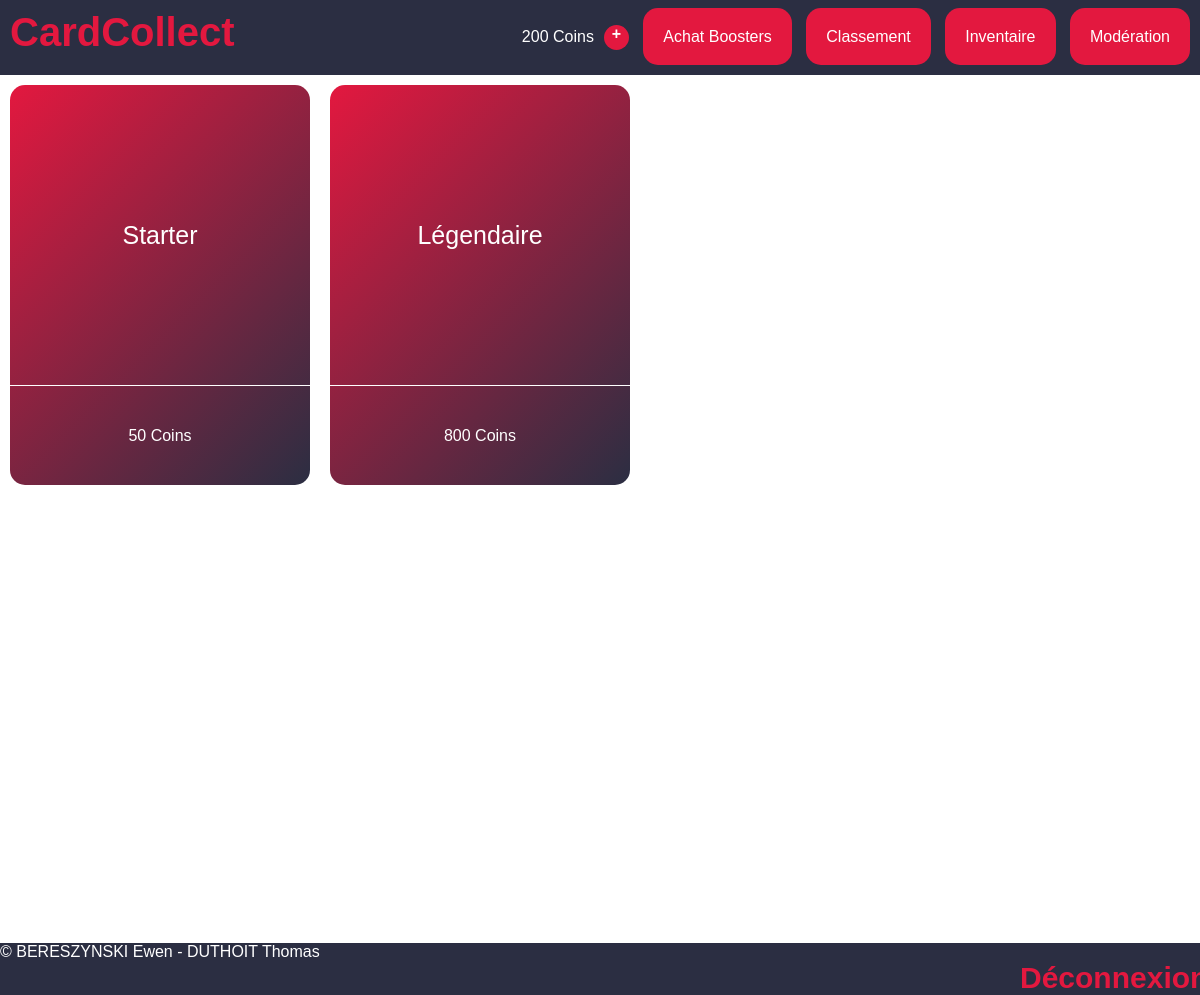
/index.php?view=shop (signed in), run on the app's committed database.
### tables this page shows
CREATE TABLE `Users` (
  `id` int NOT NULL,
  `mail` varchar(100) NOT NULL UNIQUE,
  `pseudo` varchar(20) NOT NULL UNIQUE,
  `pass` varchar(50) NOT NULL,
  `privileges` int NOT NULL DEFAULT '0',
  `allowed` int DEFAULT '1',
  `coins` int DEFAULT '200'
);

CREATE TABLE `Boosters` (
  `id` int NOT NULL,
  `name` varchar(30) NOT NULL,
  `cost` int NOT NULL,
  `nbCommon` int NOT NULL,
  `nbUncommon` int NOT NULL,
  `nbEpic` int NOT NULL,
  `nbLegendary` int NOT NULL,
  `nbRandom` int NOT NULL,
  `inShop` int NOT NULL DEFAULT '1'
);

### libs/maLibUtils.php (called while the page is built, shortened)
<?php
function valider($nom,$type="REQUEST")
{
	switch($type)
	{
		case 'REQUEST':
		if(isset($_REQUEST[$nom]) && !($_REQUEST[$nom] == ""))
			return proteger($_REQUEST[$nom]);
		break;
		case 'GET':
		if(isset($_GET[$nom]) && !($_GET[$nom] == ""))
			return proteger($_GET[$nom]);
		break;
		case 'SESSION':
		if(isset($_SESSION[$nom]) && !($_SESSION[$nom] == ""))
			return $_SESSION[$nom];
		break;
	}
	return false;
}
function proteger($str)
{
	if (is_array($str))
	{
		$nextTab = array();
		foreach($str as $cle => $val)
		{
			$nextTab[$cle] = addslashes($val);
		}
		return $nextTab;
	}
	else
		return addslashes ($str);
}
?>

### libs/maLibSQL.pdo.php (called while the page is built, shortened)
<?php
include_once "config.php";
function SQLGetChamp($sql)
{
	global $BDD_host;
	global $BDD_base;
	global $BDD_user;
	global $BDD_password;
	try {
		$dbh = new PDO("mysql:host=$BDD_host;dbname=$BDD_base", $BDD_user, $BDD_password);
	} catch (PDOException $e) {
		die("<font color=\"red\">SQLGetChamp: Erreur de connexion : " . $e->getMessage() . "</font>");
	}
	$dbh->exec("SET CHARACTER SET utf8");
	$res = $dbh->query($sql);
	$num = $res->rowCount();
	$res->setFetchMode(PDO::FETCH_NUM);
	$ligne = $res->fetch();
	if ($ligne == false) return false;
	else return $ligne[0];
}
function SQLSelect($sql)
{
 	global $BDD_host;
	global $BDD_base;
 	global $BDD_user;
 	global $BDD_password;
	try {
		$dbh = new PDO("mysql:host=$BDD_host;dbname=$BDD_base", $BDD_user, $BDD_password);
	} catch (PDOException $e) {
		die("<font color=\"red\">SQLSelect: Erreur de connexion : " . $e->getMessage() . "</font>");
	}
	$dbh->exec("SET CHARACTER SET utf8");
	$res = $dbh->query($sql);
	$num = $res->rowCount();
	if ($num==0) return false;
	else return $res;
}
function parcoursRs($result)
{
	$result->setFetchMode(PDO::FETCH_ASSOC);
	while ($ligne = $result->fetch())
		$tab[]= $ligne;
	return $tab;
}
?>

### libs/modele.php (called while the page is built, shortened)
<?php
include_once "maLibSQL.pdo.php";
function getCoins($id){
  return SQLGetChamp("
  SELECT coins
  FROM Users
  WHERE id='$id';");
}
function listerBoosters($inshop = 0){
    $sql = "
    SELECT id, name, cost, nbCommon, nbUncommon, nbEpic, nbLegendary, nbRandom, inShop
    FROM Boosters";
    if ($inshop == 0) {
      $sql = $sql . ";";
    }
    else {
      $sql = $sql . " WHERE inShop;";
    }
  return parcoursRs(SQLSelect($sql));
}
?>

### templates/shop.php (the view, shortened to what this page needs)
<?php
$boosters = listerboosters(1);
echo "<div>";
for ($i=0; $i < count($boosters); $i++) {
	echo "<a href=\"index.php?view=boosterinfo&idBooster=" . $boosters[$i]["id"]. "\">";
	mkBooster($boosters[$i]["name"], $boosters[$i]["cost"] . " Coins");
	echo "</a>";
}
echo "</div>";
?>

### templates/header.php (shortened to what this page needs)
<!DOCTYPE html PUBLIC "-//W3C//DTD XHTML 1.0 Strict//EN" "http://www.w3.org/TR/xhtml1/DTD/xhtml1-strict.dtd">
<html xmlns="http://www.w3.org/1999/xhtml">
<head>
	<link rel="stylesheet" type="text/css" href="css/style.css">
</head>
<body>
<div id="site_header">
	<a id="site_logo" href="index.php?view=accueil">CardCollect</a>
<?php
echo "<div id=\"navbar_buttons\">";
	if (!valider("connected", "SESSION")) {
		echo "<a class=\"crimson_button\" href=\"index.php?view=login\">Connexion</a>\n";
		echo "<a class=\"crimson_button\" href=\"index.php?view=register\">Inscription</a>\n";
	}
	else {
		echo getCoins(valider("idUser", "SESSION")) . " Coins";
		echo "<a class=\"more_coins_btn\" href=\"index.php?view=questions\">+</a>\n";
		echo "<a class=\"crimson_button\" href=\"index.php?view=shop\">Achat Boosters</a>\n";
		echo "<a class=\"crimson_button\" href=\"index.php?view=podium\">Classement</a>\n";
		echo "<a class=\"crimson_button\" href=\"index.php?view=cardInventory\">Inventaire</a>\n";
	}
	if (valider("connected", "SESSION") && (valider("permissions", "SESSION") >= 1)) {
		echo "<a class=\"crimson_button\" href=\"index.php?view=moderation\">Modération</a>\n";
	}
echo "</div>";
?>
</div>
<div class="spacer"></div>

### libs/LibCardCollect.php (shortened to what this page needs)
<?php
function mkBooster($name, $cost, $cardsCount="NO", $id=0){
    if ($cardsCount == "NO") {
        echo "<div class=\"booster\">";
            echo "<span>" . $name . "</span>";
            echo "<p>". $cost . "</p>";
        echo "</div>";
    } else {
        echo "<a href=\"controleur.php?action=OuvrirBooster&idBooster=" . $id . "\"><div class=\"booster\">";
            echo "<span>" . $name . "</span>";
            echo "<p>". $cardsCount . " cartes</p>";
        echo "</div></a>";
    }
}
?>

### css/style.css (style rules this page uses)
:root { --crimson: #e3183f; --white: #ffffff; --black: #000000; --dark: #2b2e42; --dgray: #8d9aad; --lgray: #d9d9d9; --r1-bg: #8d9aad; --r2-bg: #00bf63; --r3-bg: #8c52ff; --r4-bg: linear-gradient(to right, #ffde59, #ff914d); --booster-bg: linear-gradient(135deg, var(--crimson) ,var(--dark)); --radial-bg: radial-gradient(var(--crimson), var(--dark) 80% ); --bg-t1: var(--r4-bg); --bg-t2: linear-gradient(to right, #ffffff, #241f1c); --bg-t3: linear-gradient(to right, #bd6218, #ff7017); --reveal-glow: rgba(255, 255, 255, 0.363); --card-shadow: rgba(0, 0, 0, 0.103); }
* { font-family: sans-serif; }
body { margin: 0; padding: 0; min-height: 100vh; }
.crimson_button { background-color: var(--crimson); color: var(--white); text-decoration: none; padding: 20px; border-radius: 15px; transition-duration: .3s; }
.booster { width: 300px; height: 400px; border-radius: 15px; text-align: center; background: var(--booster-bg); display: inline-block; margin: 10px; }
.booster p { color: var(--white); border-top: 1px solid var(--white); margin-top: 0px; height: 100px; vertical-align: middle; line-height: 100px; }
.booster span { color: var(--white); font-size: 25px; margin: 10px 10px 0 10px; padding-bottom: 50px; border-radius: 15px; line-height: 300px; }
#site_header { background-color: var(--dark); display: inline-block; height: 75px; width: 100vw; z-index: 2; position: absolute; top: 0; }
.spacer { height: 75px; }
#site_logo { color: var(--crimson); text-decoration: none; font-weight: bold; font-size: 40px; position: absolute; left: 10px; top: 10px; }
#navbar_buttons { display: inline-block; position: absolute; right: 10px; top: 25px; color: var(--white); }
#navbar_buttons>a { margin-left: 10px; }
.more_coins_btn { display: inline-block; background-color: var(--crimson); color: var(--white); text-decoration: none; width: 25px; height: 25px; text-align: center; border-radius: 50%; font-weight: bold; vertical-align: middle; transition-duration: .5s; }

### data on the page
users: coins "200"
boosters: name "Starter", cost "50 Coins"
boosters: name "Légendaire", cost "800 Coins"
